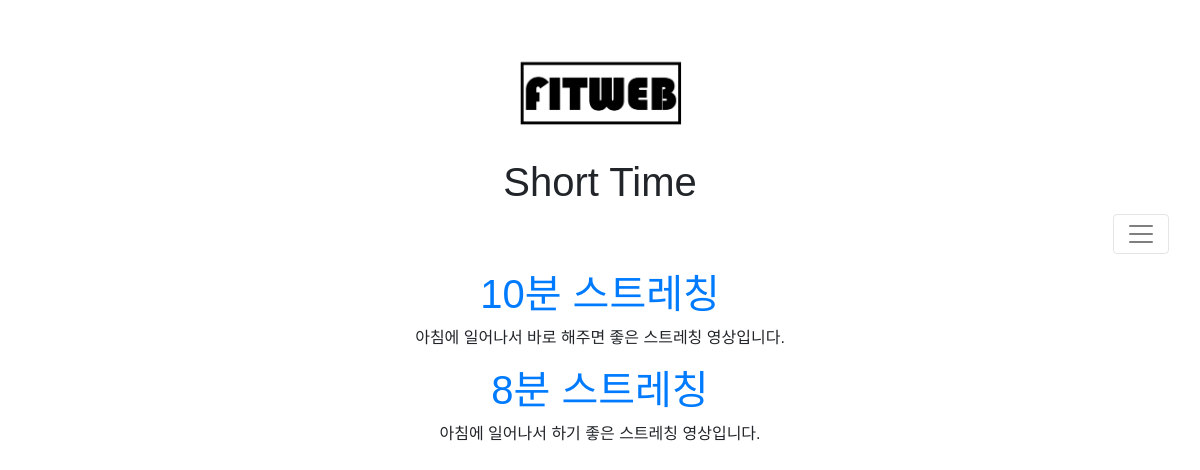
/stretching_list_after_wake_up_short, run on the app's committed database.
### fitweb/models.py (models this page shows, shortened)
class Post(models.Model):
    objects_num = models.CharField(max_length=200, default='')
    Header_first = models.CharField(max_length=200, default='')
    Header_second = models.CharField(max_length=200, default='')
    Header_third = models.CharField(max_length=200, default='', blank=True)
    Header_four = models.CharField(max_length=200, default='', blank=True)
    author = models.ForeignKey(settings.AUTH_USER_MODEL, on_delete=models.CASCADE)
    title = models.CharField(max_length=200, default='')
    video = EmbedVideoField(blank=True)
    text = models.TextField()
    created_date = models.DateTimeField(
            default=timezone.now)
    published_date = models.DateTimeField(
            blank=True, null=True)

### fitweb/views.py (the view)
# urls.py: path('stretching_list_after_wake_up_short', views.stretching_list_after_wake_up_short, name='stretching_list_after_wake_up_short'),
def stretching_list_after_wake_up_short(request):
    posts = Post.objects.filter(Header_first__contains='stretching', Header_second__contains='after wake up', Header_third__contains='short')
    posts = posts.order_by("title")
    return render(request, 'fitweb/stretching_list_after_wake_up_short.html', {'posts': posts})

### fitweb/templates/fitweb/stretching_list_after_wake_up_short.html (shortened to what this page needs)
{% load embed_video_tags %}
{% load static %}
<html>
    <head>
        <link rel="stylesheet" href="https://maxcdn.bootstrapcdn.com/bootstrap/4.0.0-beta/css/bootstrap.min.css">
        <link rel="stylesheet" href="{% static "css/main.css" %}">
    </head>
<body>
<h1 class="logo" style="margin-top: 50px"><a id="logo" href="{% url 'home' %}"><img src="../../static/images/logo.png"></a></h1>
<nav class="navbar navbar-light bg-light">
  <div class="container-fluid" >
    <h1 style="width: 100%">
        <header class="page-header" style="overflow: auto;">
            <h1>Short Time</h1>
        </header>
        <button style="float: right" class="navbar-toggler" type="button" data-bs-toggle="collapse" data-bs-target="#navbarSupportedContent" aria-controls="navbarSupportedContent" aria-expanded="false" aria-label="Toggle navigation">
            <span class="navbar-toggler-icon"></span>
        </button>
    </h1>
  </div>
</nav>
<div class="content container" style="text-align: center">
    {% for post in posts %}
        <div class="post">
            <h1><a href="{% url 'detail' pk=post.pk %}">{{ post.title }}</a></h1>
            <p>{{ post.text|linebreaksbr }}</p>
        </div>
    {% endfor %}
</div>
</body>
</html>

### fitweb/static/css/main.css (style rules this page uses)
body { margin: 0px; font-family: 'Noto Sans KR', sans-serif; min-width: 600px; min-height: 500px; }
.logo { text-align: center; height: 80px; margin-bottom: 20px; }
.logo img { height: 100px; border: 20px; }
.navbar { text-align: center; }

### fitweb/templates/fitweb/stretching_list_after_wake_up_short.html (style rules this page uses)
body { margin: 0px; font-family: 'Noto Sans KR', sans-serif; min-width: 600px; min-height: 500px; }
.bg-light { background-color: rgba(0,0,0,0)!important; }
@media (min-width: 576px) { .container { max-width: 100%; } }

### data on the page
Post: title "10분 스트레칭", text "아침에 일어나서 바로 해주면 좋은 스트레칭 영상입니다."
Post: title "8분 스트레칭", text "아침에 일어나서 하기 좋은 스트레칭 영상입니다."
